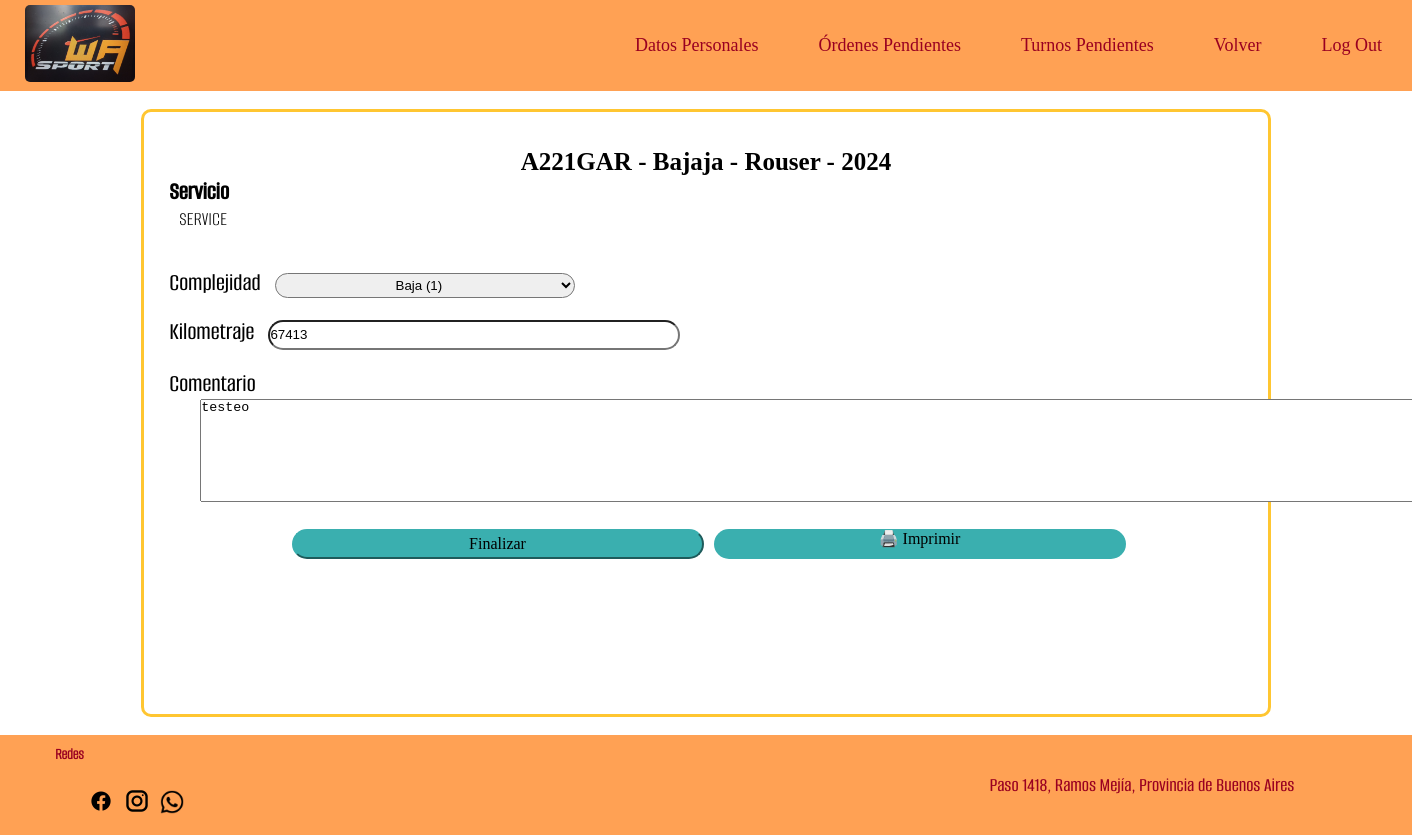
The page /ordenes_pendientes.php?orden=23 (signed in) on the database its author committed.
### tables this page shows
CREATE TABLE `ordenes` (
  `orden_numero` int(11) NOT NULL,
  `orden_fecha` varchar(255) NOT NULL,
  `vehiculo_patente` varchar(10) NOT NULL,
  `orden_costo` decimal(8,2) DEFAULT NULL
);

CREATE TABLE `vehiculos` (
  `vehiculo_patente` varchar(10) NOT NULL,
  `cliente_DNI` varchar(10) NOT NULL,
  `vehiculo_marca` varchar(10) NOT NULL,
  `vehiculo_modelo` varchar(10) NOT NULL,
  `vehiculo_anio` varchar(4) DEFAULT NULL,
  `vehiculo_color` varchar(10) DEFAULT NULL,
  `vehiculo_motor` varchar(10) DEFAULT NULL
);

CREATE TABLE `servicios` (
  `servicio_codigo` varchar(5) NOT NULL,
  `servicio_nombre` varchar(35) NOT NULL,
  `servicio_descripcion` varchar(100) NOT NULL,
  `servicio_costo` decimal(8,2) NOT NULL
);

CREATE TABLE `orden_trabajo` (
  `orden_numero` int(11) NOT NULL,
  `servicio_codigo` varchar(5) NOT NULL,
  `complejidad` int(11) NOT NULL,
  `costo_ajustado` decimal(8,2) DEFAULT NULL,
  `orden_kilometros` int(10) UNSIGNED NOT NULL,
  `orden_comentario` varchar(255) NOT NULL,
  `orden_estado` tinyint(1) NOT NULL,
  `mecanico_DNI` varchar(15) DEFAULT NULL,
  `turno_id` int(11) DEFAULT NULL,
  `factura_id` int(11) DEFAULT NULL
);

### ordenes_pendientes.php (the view, shortened to what this page needs)
<?php
require_once 'conexion_base.php';
$modalFinalizado = false;
$datosOrden = [];
try {
    $ordenNum = trim($_GET['orden'] ?? '');
    if (empty($ordenNum)) {
        $modalError = true;
        $mensajeModal = "No se especificó el número de orden.";
    } else {
        $stmt = $conexion->prepare(" SELECT o.orden_numero, o.vehiculo_patente, o.orden_fecha,
                   v.vehiculo_marca, v.vehiculo_modelo, v.vehiculo_anio,
                   s.servicio_nombre, ot.complejidad, ot.orden_kilometros,
                   ot.orden_comentario, ot.orden_estado
            FROM ordenes o
            JOIN vehiculos v ON o.vehiculo_patente = v.vehiculo_patente
            JOIN orden_trabajo ot ON o.orden_numero = ot.orden_numero
            JOIN servicios s ON ot.servicio_codigo = s.servicio_codigo
            WHERE o.orden_numero = :orden
        ");
        $stmt->execute(['orden' => $ordenNum]);
        if ($stmt->rowCount() === 0) {
            $modalError = true;
            $mensajeModal = "La orden no existe.";
        } else {
            $datosOrden = $stmt->fetch(PDO::FETCH_ASSOC);
        }
    }
} catch (PDOException $e) {
    $modalError = true;
    $mensajeModal = "Error en la base de datos: " . $e->getMessage();
}
?>
<!DOCTYPE html>
<html lang="es">
<head>
    <link rel="stylesheet" href="estilopagina.css?v=<?= time() ?>">
</head>
<body>
    <?php include("nav_mecanico.php"); ?>
    <br>
    <?php if (!empty($datosOrden) && !$modalFinalizado): ?>
    <section class="orden_prendiente">
        <br><br>
        <h2 class="recepcion_titulos">
            <?= htmlspecialchars($datosOrden['vehiculo_patente']) ?> -
            <?= htmlspecialchars($datosOrden['vehiculo_marca']) ?> -
            <?= htmlspecialchars($datosOrden['vehiculo_modelo']) ?> -
            <?= htmlspecialchars($datosOrden['vehiculo_anio']) ?>
        </h2>
        <form method="post" class="form_ordenpen">
            <h2>Servicio</h2>
            <p> <?= htmlspecialchars($datosOrden['servicio_nombre']) ?></p>
            <br><br>
            <label for="complejidad">Complejidad</label>
            <select name="complejidad" id="complejidad" class="ordpen_compl">
                <option value="1" <?= $datosOrden['complejidad'] == 1 ? 'selected' : '' ?>>Baja (1)</option>
            </select>
            <br><br>
            <label for="orden_kilometros">Kilometraje</label>
            <input type="text" name="orden_kilometros" id="orden_kilometros" class="kil_form1" value="<?= htmlspecialchars($datosOrden['orden_kilometros']) ?>" required>
            <br><br>
            <label for="orden_comentario"> Comentario</label>
            <br>
            <textarea name="orden_comentario" id="orden_comentario" style="height: 103px; width: 1231px; margin-left: 5%;"><?= htmlspecialchars($datosOrden['orden_comentario']) ?></textarea>
            <br><br>
            <div class="bot_ordpen">
                <input class="ordpen_fin" type="submit" value="Finalizar" name="finalizar">
                <a href="exportar_pdf_orden.php?orden=<?= htmlspecialchars($datosOrden['orden_numero']) ?>"
                target="_blank" class="imprimir_ordpen" >
                    🖨️ Imprimir
                </a>
            </div>
        </form>
    </section>
    <?php endif; ?>
    <br>
    <?php include("piedepagina.php"); ?>
</body>
</html>

### estilopagina.css (style rules this page uses)
* { margin: 0; padding: 0; box-sizing: border-box; }
html, body { width: 100%; height: 100%; }
.kil_form1 { grid-column: 1/2;grid-row: 4/5; }
.orden_prendiente { min-height: 76vh; border-radius: 10px; border-color: rgb(255, 198, 49); border-style: solid; margin: auto 10% auto; }
.orden_prendiente h2 { font-family: 'Big_Shoulders_ExtraBold'; font-size: 25px; text-align: center; }
.form_ordenpen h2 { font-family: 'AlumniSans_Medium'; font-size: 25px; margin-left: 25px; text-align: start; }
.form_ordenpen p { font-family: 'AlumniSans_Light'; font-size: 20px; margin-left: 35px; text-align: start; }
.form_ordenpen label { font-family: 'AlumniSans_Medium'; font-size: 25px; margin-left: 25px; text-align: start; }
.form_ordenpen input { width: 412px; height: 30px; border-radius: 20px; align-content: center; margin-left: 10px; }
.ordpen_compl { width: 300px; height: 25px; text-align: center; border-radius: 20px; margin-left: 10px; }
.bot_ordpen { display: flex; flex-direction: row; justify-content: center; align-items: center; }
.ordpen_fin { border-radius: 40px; background-color: #3AAFAF; border-color:#3AAFAF; margin: 5px; width: 188px; height: 34.67px; font-family: 'Big_Shoulders_Medium'; font-size: 16px; }
.imprimir_ordpen { text-align: center; text-decoration: none; border-radius: 40px; background-color: #3AAFAF; border-color:#3AAFAF; margin: 5px; width: 412px; height: 30px; font-family: 'Big_Shoulders_Medium'; font-size: 16px; color: #000; }

### rows shown on the page
ordenes: vehiculo_patente "A221GAR", vehiculo_patente.vehiculo_marca "Bajaja", vehiculo_patente.vehiculo_modelo "Rouser", vehiculo_patente.vehiculo_anio "2024", servicios.servicio_nombre "SERVICE", orden_kilometros "67413", orden_comentario "testeo"
orden_trabajo: complejidad "Baja (1)"
